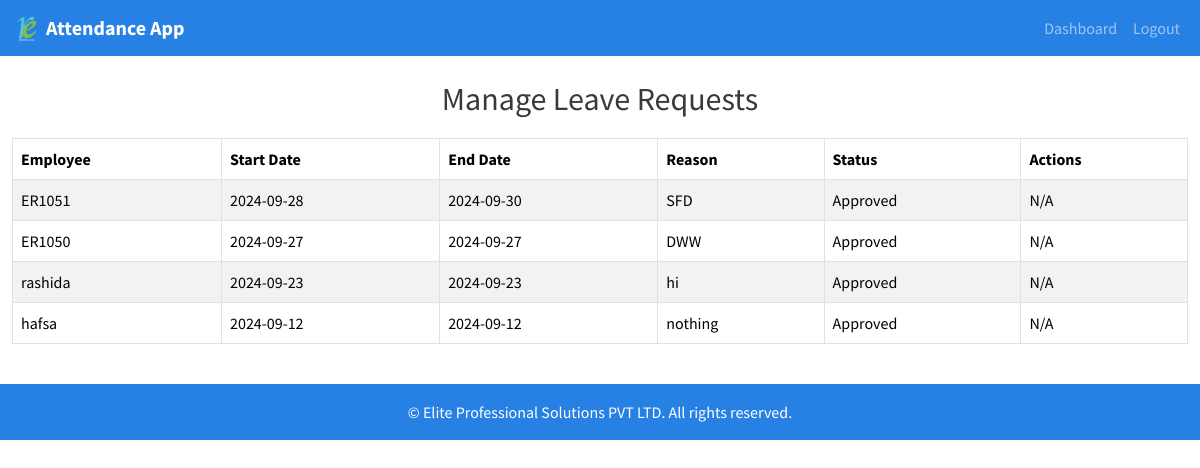
Screenshot of /manage_leave_requests (signed in) with the database file from the repository.
### app/models.py (models this page shows, shortened)
class LeaveRequest(db.Model):
    __tablename__ = 'leave_request'
    id = db.Column(db.Integer, primary_key=True)
    employee_id = db.Column(db.Integer, db.ForeignKey('employee.id'))
    start_date = db.Column(db.Date, nullable=False)
    end_date = db.Column(db.Date, nullable=False)
    reason = db.Column(db.String(500))
    status = db.Column(db.String(50), default='Pending')
    employee = db.relationship('Employee', backref=db.backref('leave_requests', lazy=True))

class Employee(UserMixin, db.Model):
    __tablename__ = 'employee'
    id = db.Column(db.Integer, primary_key=True)
    username = db.Column(db.String(150), unique=True, nullable=False)
    password_hash = db.Column(db.String(128))
    notifications = db.relationship('Notification', backref='employee', lazy=True)

### app/routes.py (the view)
@main.route('/manage_leave_requests')
@login_required
def manage_leave_requests():
    if session.get('user_type') != 'admin':
        return redirect(url_for('main.login'))
    leave_requests = LeaveRequest.query.order_by(LeaveRequest.start_date.desc()).all()
    return render_template('manage_leave_requests.html', leave_requests=leave_requests)

### app/routes.py (called while the page is built)
@login_manager.user_loader
def load_user(user_id):
    if session.get('user_type') == 'employee':
        return Employee.query.get(int(user_id))
    else:
        return Admin.query.get(int(user_id))

### app/templates/manage_leave_requests.html (shortened to what this page needs)
{% extends "base.html" %}
{% block content %}
<h2 class="text-center">Manage Leave Requests</h2>
{% if leave_requests %}
<div class="table-responsive">
    <table class="table table-bordered table-striped">
        <thead class="thead-light">
            <tr>
                <th>Employee</th>
                <th>Start Date</th>
                <th>End Date</th>
                <th>Reason</th>
                <th>Status</th>
                <th>Actions</th>
            </tr>
        </thead>
        <tbody>
            {% for leave in leave_requests %}
            <tr>
                <td>{{ leave.employee.username }}</td>
                <td>{{ leave.start_date }}</td>
                <td>{{ leave.end_date }}</td>
                <td>{{ leave.reason }}</td>
                <td>{{ leave.status }}</td>
                <td>
                    {% if leave.status == 'Pending' %}
                    <a
                      href="{{ url_for('main.approve_leave', leave_id=leave.id) }}"
                      class="btn btn-success btn-sm mb-1"
                    >
                        Approve
                    </a>
                    <a
                      href="{{ url_for('main.reject_leave', leave_id=leave.id) }}"
                      class="btn btn-danger btn-sm mb-1"
                    >
                        Reject
                    </a>
                    {% else %}
                    N/A
                    {% endif %}
                </td>
            </tr>
            {% endfor %}
        </tbody>
    </table>
</div>
{% else %}
    <p>No leave requests pending.</p>
{% endif %}
{% endblock %}

### app/templates/base.html (shortened to what this page needs)
<!DOCTYPE html>
<html lang="en">
<head>
    <link
      rel="stylesheet"
      href="https://cdn.jsdelivr.net/npm/bootswatch@5.1.3/dist/cosmo/bootstrap.min.css"
    >
    <link
      rel="stylesheet"
      href="https://cdnjs.cloudflare.com/ajax/libs/font-awesome/6.0.0/css/all.min.css"
    >
    <link rel="stylesheet" href="{{ url_for('static', filename='css/styles.css') }}">
</head>
<body>
    <nav class="navbar navbar-expand-lg navbar-dark bg-primary">
        <div class="container">
            <a class="navbar-brand" href="#">
                <img src="{{ url_for('static', filename='images/logo.png') }}" alt="Logo" width="30" height="30" class="d-inline-block align-top">
                Attendance App
            </a>
            {% if current_user.is_authenticated %}
            <div class="collapse navbar-collapse" id="navbarNav">
                <ul class="navbar-nav ms-auto">
                    {% if session.get('user_type') == 'employee' %}
                    <li class="nav-item">
                        <a class="nav-link" href="{{ url_for('main.employee_dashboard') }}">Dashboard</a>
                    </li>
                    {% elif session.get('user_type') == 'admin' %}
                    <li class="nav-item">
                        <a class="nav-link" href="{{ url_for('main.admin_dashboard') }}">Dashboard</a>
                    </li>
                    {% endif %}
                    <li class="nav-item">
                        <a class="nav-link" href="{{ url_for('main.logout') }}">Logout</a>
                    </li>
                </ul>
            </div>
            {% endif %}
        </div>
    </nav>
    <div class="container mt-4">
        {% block content %}{% endblock %}
    </div>
    <footer class="bg-primary text-white text-center py-3 mt-4">
        <div class="container">
            <p class="mb-0">© {{ current_year }} Elite Professional Solutions PVT LTD. All rights reserved.</p>
        </div>
    </footer>
</body>
</html>

### app/static/css/styles.css (style rules this page uses)
h1, h2 { margin-top: 20px; margin-bottom: 20px; }
.container { max-width: 100%; }
.navbar-brand { font-weight: bold; }

### rows the page displays
LeaveRequest: employee.username "ER1051", start_date "2024-09-28", end_date "2024-09-30", reason "SFD", status "Approved", shows "N/A"
LeaveRequest: employee.username "ER1050", start_date "2024-09-27", end_date "2024-09-27", reason "DWW", status "Approved", shows "N/A"
LeaveRequest: employee.username "rashida", start_date "2024-09-23", end_date "2024-09-23", reason "hi", status "Approved", shows "N/A"
LeaveRequest: employee.username "hafsa", start_date "2024-09-12", end_date "2024-09-12", reason "nothing", status "Approved", shows "N/A"
